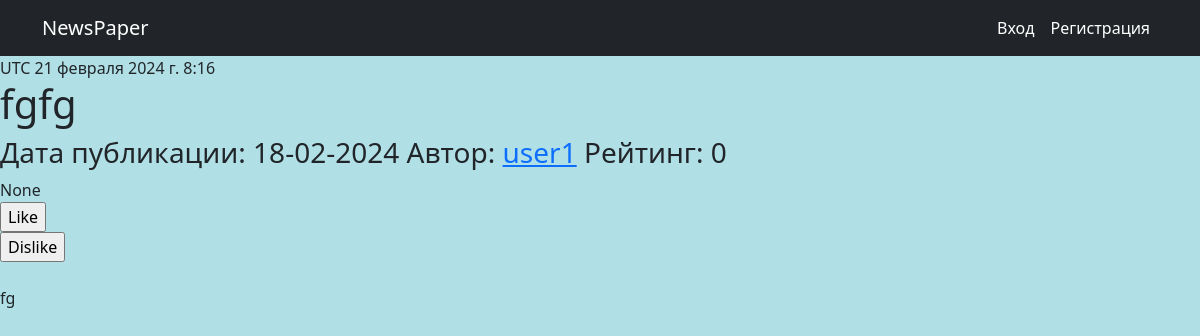
Screenshot of /articles/11 with the database file from the repository.
### news/models.py (models this page shows, shortened)
class RatingManger(models.Model):
    rating = models.IntegerField(default=0)
    text = models.TextField()
    time_in = models.DateTimeField(auto_now_add=True)
    class Meta:
        abstract = True

class Post(RatingManger):
    author = models.ForeignKey(Author, on_delete=models.CASCADE)
    type = models.CharField(max_length=12, choices=TYPE)
    category = models.ManyToManyField(Category, through='PostCategory')
    title = models.CharField(max_length=64)
    def save(self, *args, **kwargs):
        super().save(*args, **kwargs)
        cache.delete(f'post-{self.pk}')
    def update_rating(self):
        likes = Grade.objects.filter(post_id=self.pk).filter(grade='Like').count()
        dislikes = Grade.objects.filter(post_id=self.pk).filter(grade='Dislike').count()
        self.rating = likes - dislikes
        self.save()

class Author(models.Model):
    user = models.OneToOneField(User, on_delete=models.CASCADE)
    rating = models.IntegerField(default=0)

### news/views.py (the view)
# urls.py: path('<str:type>/<int:pk>', PostDetail.as_view(), name='post_detail'),
class PostDetail(DetailView):
    model = Post
    template_name = 'news/post.html'
    context_object_name = 'post'
    def get_object(self, *args, **kwargs):
        obj = cache.get(f'post-{self.kwargs["pk"]}', None)
        if not obj:
            obj = super().get_object(queryset=self.queryset)
            cache.set(f'post-{self.kwargs["pk"]}', obj)
        return obj

### news/templatetags/custom_filters.py (called while the page is built)
@register.filter()
def censor(value):
    if isinstance(value, str):
        words = value.split()
        result = ''
        for word in words:
            if word.isalpha():
                if word.lower() in FORBIDDEN_WORDS:
                    result += ' ' + word[:1] + '*' * (len(word) - 1)
                else:
                    result += f' {word}'
            else:
                if word.lower()[:-1] in FORBIDDEN_WORDS:
                    result += ' ' + word[:1] + '*' * (len(word) - 2) + word[-1]
        return result
    else:
        raise ValueError

@register.filter()
def get_url(value):
    if value == 'News':
        return 'news'
    if value == 'Article':
        return 'articles'

### news/templatetags/custom_tags.py (called while the page is built)
@register.simple_tag()
def current_time():
    return timezone.localtime(timezone.now())

### templates/news/post.html (shortened to what this page needs)
{% extends 'default.html' %}
{% load i18n %}
{% load custom_filters %}
{% block content %}
    <h1>{{ post.title|censor }}</h1>
    <h3>Дата публикации: {{ post.time_in|date:"d-m-Y" }} Автор: <a href="{% url 'profile' post.author.user_id %}">{{ post.author.user }}</a>
        Рейтинг: {{ post.rating }}</h3>
    <span>{{ post.update_rating }}</span>
    <form method="post" action = "{% url 'like' post.type|get_url post.id %}">
        <input type="submit" value="Like" />
    </form>
    <form method="post" action = "{% url 'dislike' post.type|get_url post.id %}">
        <input type="submit" value="Dislike" />
    </form>
    <br>
    {{ post.text|censor }}
{% endblock content %}

### rows the page displays
Post: title|censor "fgfg", time_in "18-02-2024", author.user "user1", rating "0", update_rating "None", text|censor "fg"

### other values shown
{{ TIME_ZONE }} "UTC"
{{ ct|timezone:TIME_ZONE }} "21 февраля 2024 г. 8:16"
